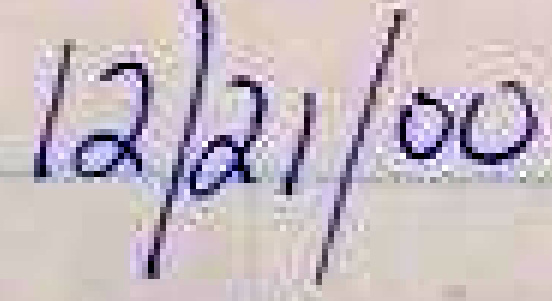
#> input picture data/content/temp_crop.jpg, 552 x 301 px, found by its file name
$ python vectorize_word.py
#> lines starting #> are read from the running program, lines starting #| are printed output that depends on the picture; after the words box and inside, x2 and y2 are one past the last pixel; in counts of white or black regions, pixels touching at a corner belong together
import cv2
import numpy as np
import sys

def skeletonize(img):
    """
    Perform skeletonization using morphological operations.
    img: Binary image (white foreground, black background)
    """
    size = np.size(img)
    skel = np.zeros(img.shape, np.uint8)

    # Use a cross-shaped structuring element
    element = cv2.getStructuringElement(cv2.MORPH_CROSS, (3, 3))

    temp_img = img.copy()
    done = False

    print("⏳ Starting skeletonization...")
    while not done:
        eroded = cv2.erode(temp_img, element)
        temp = cv2.dilate(eroded, element)
        temp = cv2.subtract(temp_img, temp)
        skel = cv2.bitwise_or(skel, temp)
        temp_img = eroded.copy()

        zeros = size - cv2.countNonZero(temp_img)
        if zeros == size:
            done = True

    return skel

def order_points(skel):
    """
    Attempt to order the skeleton pixels into a path.
    This is a naive implementation using Nearest Neighbor.
    """
    # Get all coordinates of non-zero pixels
    y_idxs, x_idxs = np.nonzero(skel)
    points = list(zip(x_idxs, y_idxs))

    if not points:
        return []

    # Start from the top-left-most point (heuristic for English)
    # Or find an endpoint (pixel with 1 neighbor)
    # For now, simple sort by x then y to find a start, then nearest neighbor
    points.sort(key=lambda p: (p[0], p[1]))

    ordered_path = []
    current_point = points[0]
    ordered_path.append(current_point)
    points.remove(current_point)

    while points:
        # Find nearest neighbor to current_point
        # Since it's a skeleton, the next point should be adjacent (dist <= sqrt(2))
        # We search for points within distance 2
        candidates = [p for p in points if max(abs(p[0]-current_point[0]), abs(p[1]-current_point[1])) <= 1]

        if candidates:
            # Pick the first one (DFS like)
            next_point = candidates[0]
            ordered_path.append(next_point)
            points.remove(next_point)
            current_point = next_point
        else:
            # Jump to the next available point (discontinuity / new stroke)
            # In a real vectorization, this would be a new path
            # For this single list, we just jump
            next_point = points[0]
            ordered_path.append(next_point) # Maybe add a separator?
            points.remove(next_point)
            current_point = next_point

    return ordered_path

def main():
    input_path = "data/content/temp_crop.jpg"
    output_path = "data/content/vectorized_crop.jpg"

    print(f"📖 Reading {input_path}...")
    img = cv2.imread(input_path)
#> img is the input picture: shape (301, 552, 3); mean B, G, R 193.3, 186.7, 198.7
    if img is None:
        print(f"❌ Error: Could not read {input_path}")
        return

    # 1. Preprocessing
    gray = cv2.cvtColor(img, cv2.COLOR_BGR2GRAY)
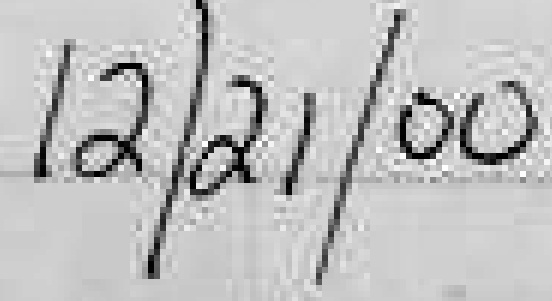
#> gray: shape (301, 552); min 0, max 255, mean 191

    # Gaussian Blur to remove noise
    blurred = cv2.GaussianBlur(gray, (5, 5), 0)
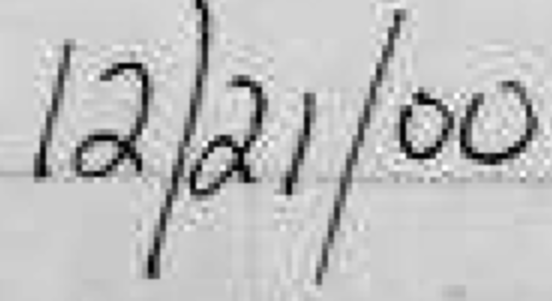
#> blurred: shape (301, 552); min 0, max 254, mean 191

    # Thresholding (Otsu)
    # Invert so ink is White (255) and background is Black (0)
    _, binary = cv2.threshold(blurred, 0, 255, cv2.THRESH_BINARY_INV + cv2.THRESH_OTSU)
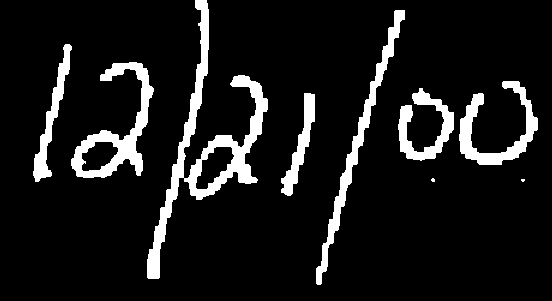
#> binary: shape (301, 552); 10% white; 9 white regions (2 under 20 px), largest, box (x1, y1, x2, y2) and area: (147, 0, 268, 279) 5413, (71, 62, 154, 178) 2785, (316, 10, 405, 285) 2402

    # Optional: Morphological closing to fill small gaps in ink
    kernel = cv2.getStructuringElement(cv2.MORPH_RECT, (3, 3))
    closed = cv2.morphologyEx(binary, cv2.MORPH_CLOSE, kernel)
#> closed: shape (301, 552); 10% white; 9 white regions (2 under 20 px), largest, box (x1, y1, x2, y2) and area: (147, 0, 268, 279) 5417, (71, 62, 154, 178) 2786, (316, 10, 405, 285) 2402

    # 2. Skeletonization
    skeleton = skeletonize(closed)
#> in skeletonize, `size = np.size(img)`: size = 166152
#> the loop in skeletonize, `while not done:` made 10 passes
#> zeros on passes 1 to 10: 153211, 156830, 160254, 163088, 164854, 165853, 166068, 166128, 166148, 166152
#> pass 1, in skeletonize, `temp = cv2.subtract(temp_img, temp)`:
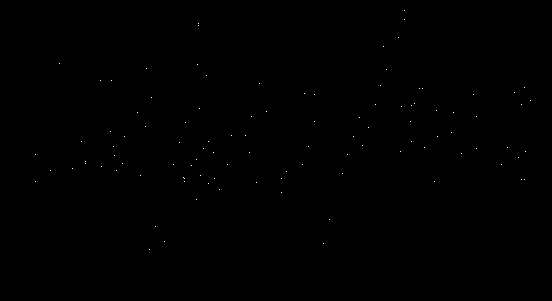
#> temp: shape (301, 552); 0.06% white in thin lines or dots, all inside (x1, y1, x2, y2) = (35, 10, 531, 250)
#> pass 2, in skeletonize, `eroded = cv2.erode(temp_img, element)`:
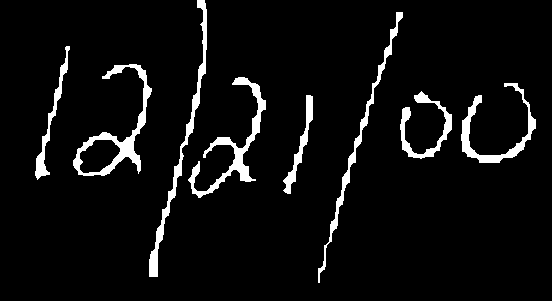
#> eroded: shape (301, 552); 5.6% white; 8 white regions, largest, box (x1, y1, x2, y2) and area: (73, 64, 152, 176) 1644, (188, 77, 266, 198) 1590, (149, 0, 207, 277) 1490
#> after the loop in skeletonize, `while not done:`: eroded: shape (301, 552); every value is 0
#> after the loop in skeletonize, `while not done:`:
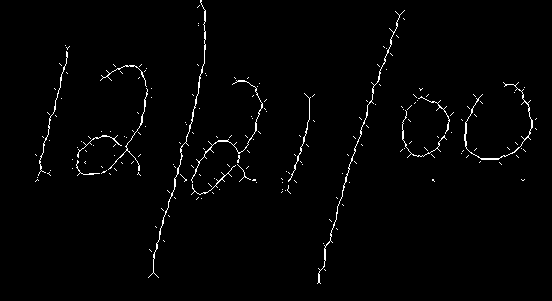
#> skel: shape (301, 552); 1.6% white in thin lines or dots, all inside (x1, y1, x2, y2) = (35, 0, 537, 284)
    print("✅ Skeletonization complete.")

    # 3. Vectorization (Path Calculation)
    # Get ordered points
    path_points = order_points(skeleton)
#> in order_points, `y_idxs, x_idxs = np.nonzero(skel)`: y_idxs = 2608 values from 0 to 283; x_idxs = 2608 values, max 536 at index 931, min 35 at index 1678, mean 269
#> in order_points, `points = list(zip(x_idxs, y_idxs))`: points = 2608 pairs, first value 35 to 536, second value 0 to 283
#> in order_points, `current_point = points[0]`: current_point = (35, 154)
#> the loop in order_points, `while points: # Find nearest neighbor to current_point # Since it's a ..` made 2607 passes
#> current_point on passes 1, 2, 3, 4, 5, 6, 7, 9, 14, 15, 17, 20: (36, 155), (35, 181), (36, 180), (37, 179), (38, 180), (37, 177), (38, 174), (39, 160), (40, 161), (39, 172), (40, 156), (41, 157)
#> candidates on passes 8, 10, 11, 12, 13, 16: [(38, 175), (39, 173)], [(39, 161), (40, 159), (40, 161)], [(39, 162), (40, 161), (40, 162)], [(39, 163), (40, 161), (40, 162)], [(40, 162), (40, 164)], [(39, 173), (40, 171)]
#> after the loop in order_points, `while points:`: ordered_path has the same summary as points; points = []
#> path_points = 2608 pairs, first value 35 to 536, second value 0 to 283
    print(f"✅ Calculated path with {len(path_points)} points.")
#| ✅ Calculated path with 2608 points.

    # 4. Visualization
    # Create a copy of the original image for overlay
    overlay = img.copy()

    # Draw the skeleton pixels
    # We can draw them as a continuous line based on our ordered path
    if len(path_points) > 1:
        for i in range(len(path_points) - 1):
            p1 = path_points[i]
            p2 = path_points[i+1]

            # Only draw line if they are close (connected)
            dist = max(abs(p1[0]-p2[0]), abs(p1[1]-p2[1]))
            if dist <= 2:
                cv2.line(overlay, p1, p2, (0, 255, 0), 2) # Green line, thickness 2
            else:
                # If jump, just draw the point
                cv2.circle(overlay, p2, 1, (0, 255, 0), -1)
#> this loop made 2607 passes
#> (p1, p2, dist) on passes 1 to 3: ((35, 154), (36, 155), 1), ((36, 155), (35, 181), 26), ((35, 181), (36, 180), 1)
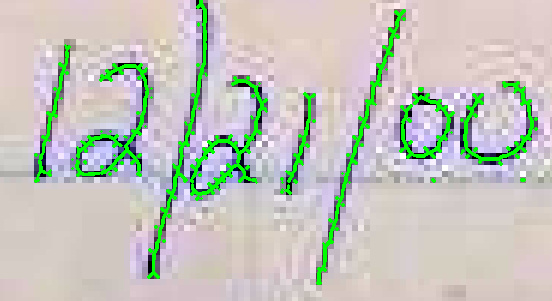
#> overlay: shape (301, 552, 3); 5.4% of pixels changed, all inside (x1, y1, x2, y2) = (34, 0, 538, 285)

    # Also draw the raw skeleton pixels in red just to be sure we didn't miss anything in the path
    # (Optional, but let's stick to the green line as requested)

    cv2.imwrite(output_path, overlay)
    print(f"🖼️ Saved visualization to {output_path}")

if __name__ == "__main__":
    main()
